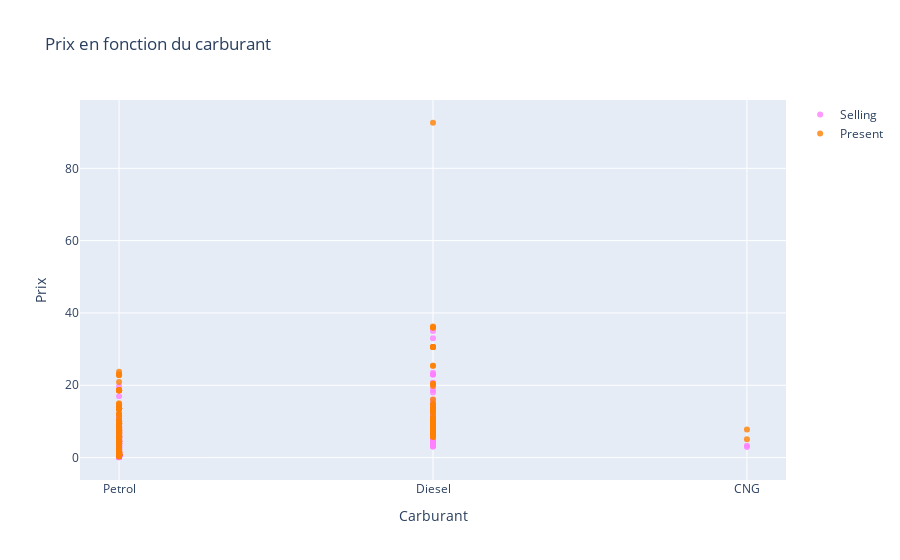

The code cell stored with this chart in its notebook:
### Code cell
trace1 =go.Scatter(
                    x = df['Fuel_Type'],
                    y = df['Selling_Price'],
                    mode = "markers",
                    name = "Selling",
                    marker = dict(color = 'rgba(255, 128, 255, 0.8)'),
                    text = df.Fuel_Type)
trace2 =go.Scatter(
                    x = df['Fuel_Type'],
                    y = df['Present_Price'],
                    mode = "markers",
                    name = "Present",
                    marker = dict(color = 'rgba(255, 128, 2, 0.8)'),
                    text = df.Fuel_Type)
data = [trace1, trace2]
layout = dict(title = 'Prix en fonction du carburant',
              xaxis = dict(title = 'Carburant',ticklen = 5,zeroline = False),
              yaxis = dict(title = 'Prix',ticklen= 5,zeroline = False)
             )
fig = dict(data = data, layout = layout)
iplot(fig)

### Figure 1 — Plotly figure (JSON) as saved in the notebook; plotly's stock layout.template omitted (floating-point values rounded to 4 significant figures; data arrays with more than 128 entries replaced by an {"elided": "..."} marker saying what was removed)
{"data": [{"marker": {"color": "rgba(255, 128, 255, 0.8)"}, "mode": "markers", "name": "Selling", "text": {"elided": "301 str values"}, "type": "scatter", "x": {"elided": "301 str values"}, "y": {"elided": "301 float values"}}, {"marker": {"color": "rgba(255, 128, 2, 0.8)"}, "mode": "markers", "name": "Present", "text": {"elided": "301 str values"}, "type": "scatter", "x": {"elided": "301 str values"}, "y": {"elided": "301 float values"}}], "layout": {"title": {"text": "Prix en fonction du carburant"}, "xaxis": {"ticklen": 5, "title": {"text": "Carburant"}, "zeroline": false}, "yaxis": {"ticklen": 5, "title": {"text": "Prix"}, "zeroline": false}}}
